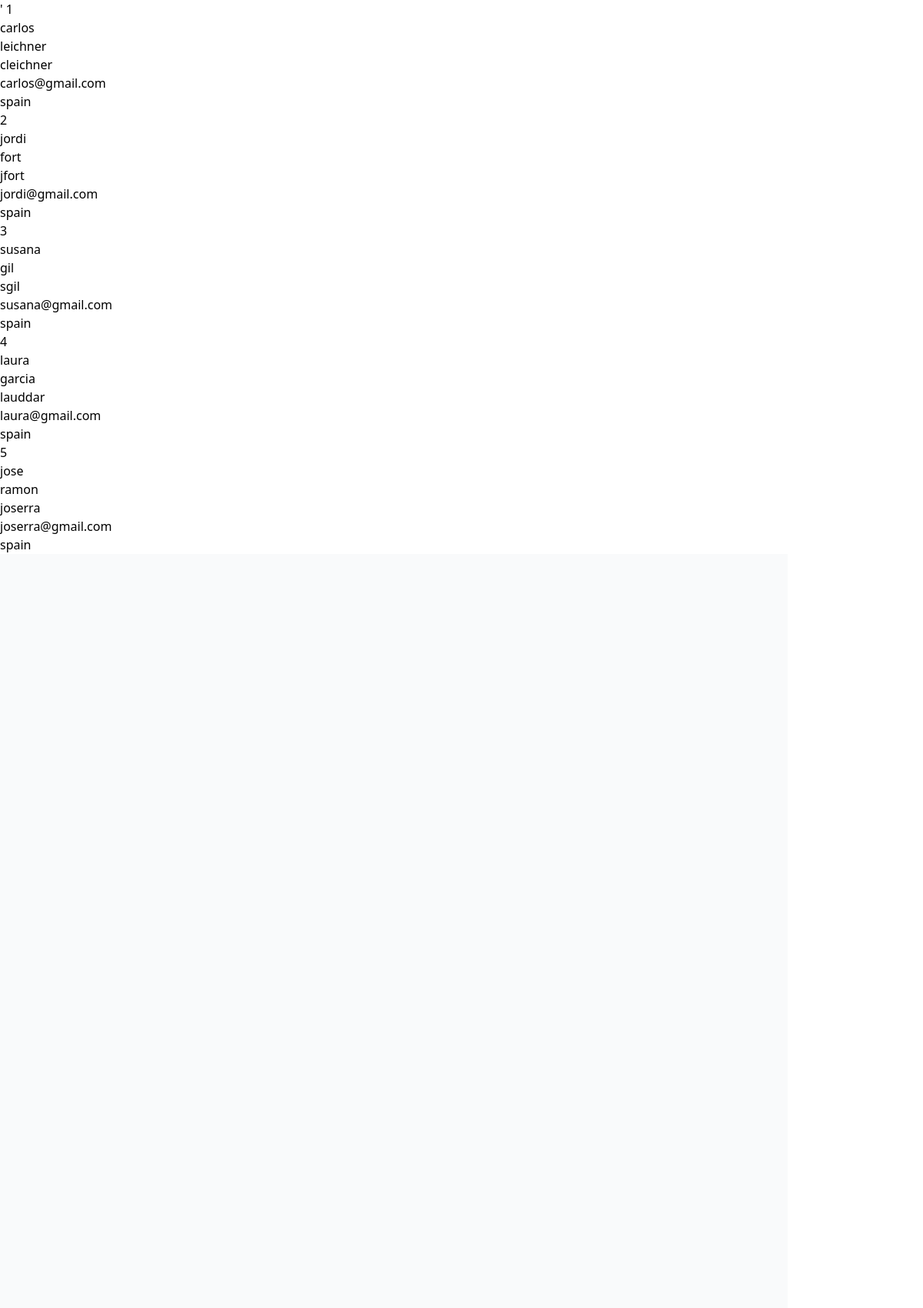
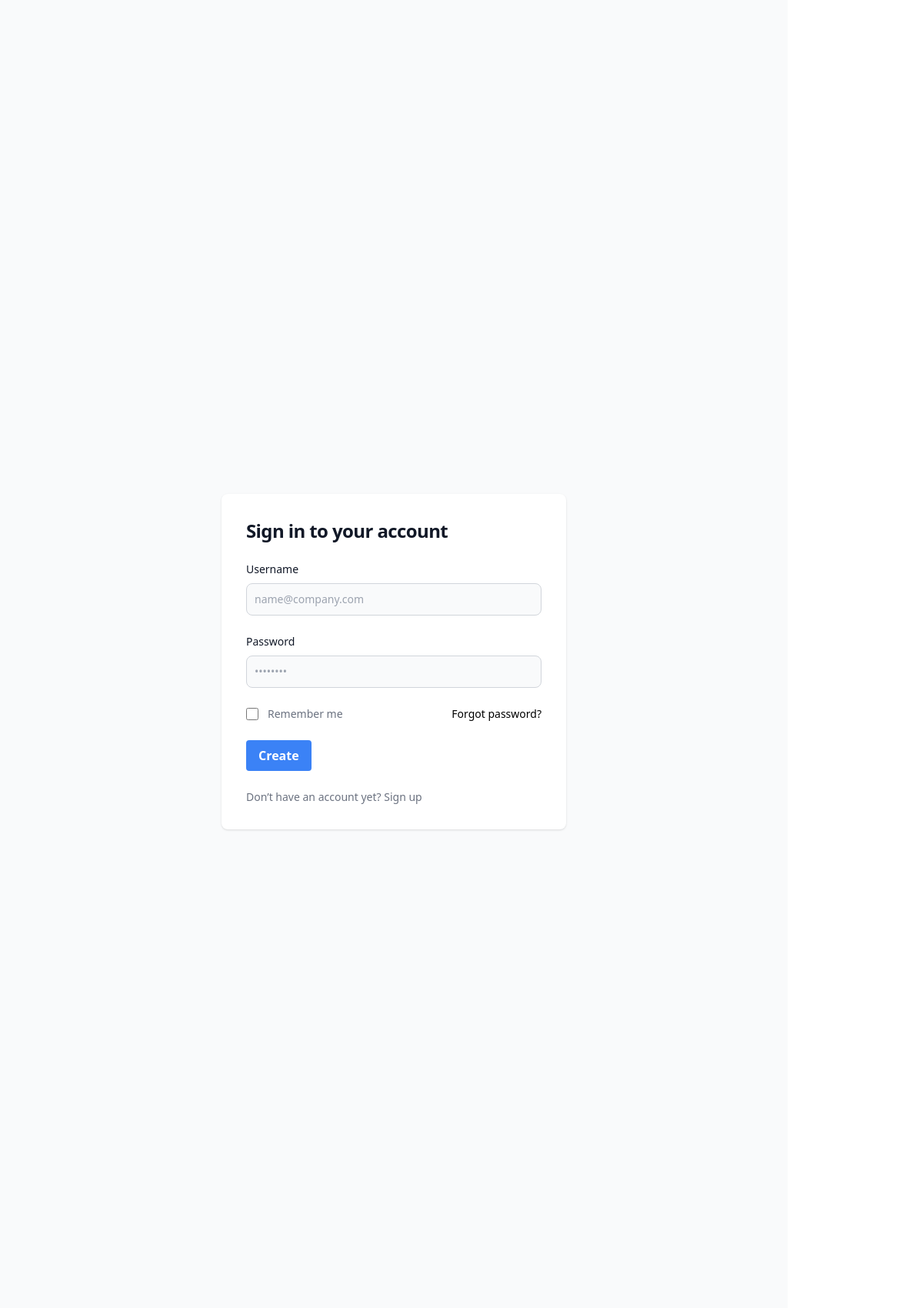
The page / (upper part) on the database its author committed (2 pictures, top to bottom).
### tables this page shows
CREATE TABLE `user` (
  `id_user` int(11) NOT NULL,
  `name` varchar(250) NOT NULL,
  `lastname` varchar(250) NOT NULL,
  `alias` varchar(255) NOT NULL,
  `nationality` varchar(250) NOT NULL,
  `rang` bigint(20) NOT NULL,
  `register_date` date NOT NULL,
  `win_games` int(11) NOT NULL,
  `draw_games` int(11) NOT NULL,
  `lose_game` int(11) NOT NULL,
  `email` varchar(250) NOT NULL,
  `password` varchar(250) NOT NULL
);

### inc/login.php (the view, shortened to what this page needs)
<?php
 require "config.php";
$sql= "SELECT * FROM user";
$result = $link->query($sql);
while($row = $result->fetch_assoc()){
  echo "
  <tr>
  <td>$row[id_user]</br></td>
  <td>$row[name]</br></td>
  <td>$row[lastname]</br></td>
  <td>$row[alias]</br></td>
  <td>$row[email]</br></td>
  <td>$row[nationality]</br></td>
  </tr>
  ";
}
 ?>
<!doctype html>
<html>
<head>
  <link href="input.css" rel="stylesheet">
  <script src="https://cdn.tailwindcss.com"></script>
</head>
<body>
<form method ="post">
  <section class="bg-gray-50 dark:bg-gray-900">
    <div class="flex flex-col items-center justify-center px-6 py-8 mx-auto md:h-screen lg:py-0">
        <div class="w-full bg-white rounded-lg shadow dark:border md:mt-0 sm:max-w-md xl:p-0 dark:bg-gray-800 dark:border-gray-700">
            <div class="p-6 space-y-4 md:space-y-6 sm:p-8">
                <h1 class="text-xl font-bold leading-tight tracking-tight text-gray-900 md:text-2xl dark:text-white">
                    Sign in to your account
                </h1>
                <form class="space-y-4 md:space-y-6" action="#">
                    <div>
                        <label for="email" class="block mb-2 text-sm font-medium text-gray-900 dark:text-white">Username</label>
                        <input type="email" name="email" class="bg-gray-50 border border-gray-300 text-gray-900 sm:text-sm rounded-lg focus:ring-primary-600 focus:border-primary-600 block w-full p-2.5 dark:bg-gray-700 dark:border-gray-600 dark:placeholder-gray-400 dark:text-white dark:focus:ring-blue-500 dark:focus:border-blue-500" placeholder="name@company.com" required="">
                    </div>
                    <div>
                        <label for="password" class="block mb-2 text-sm font-medium text-gray-900 dark:text-white">Password</label>
                        <input type="password" name="password" placeholder="••••••••" class="bg-gray-50 border border-gray-300 text-gray-900 sm:text-sm rounded-lg focus:ring-primary-600 focus:border-primary-600 block w-full p-2.5 dark:bg-gray-700 dark:border-gray-600 dark:placeholder-gray-400 dark:text-white dark:focus:ring-blue-500 dark:focus:border-blue-500" required="">
                    </div>
                    <div class="flex items-center justify-between">
                        <div class="flex items-start">
                            <div class="flex items-center h-5">
                              <input id="remember" aria-describedby="remember" type="checkbox" class="w-4 h-4 border border-gray-300 rounded bg-gray-50 focus:ring-3 focus:ring-primary-300 dark:bg-gray-700 dark:border-gray-600 dark:focus:ring-primary-600 dark:ring-offset-gray-800" required="">
                            </div>
                            <div class="ml-3 text-sm">
                              <label for="remember" class="text-gray-500 dark:text-gray-300">Remember me</label>
                            </div>
                        </div>
                        <a href="#" class="text-sm font-medium text-primary-600 hover:underline dark:text-primary-500">Forgot password?</a>
                    </div>
                    <button class="bg-blue-500 hover:bg-blue-700 text-white font-bold py-2 px-4 rounded text-center">
                      Create
                      </button>
                      <p class="text-sm font-light text-gray-500 dark:text-gray-400">
                        Don’t have an account yet? <a href="index.php?page=create" class="font-medium text-primary-600 hover:underline dark:text-primary-500">Sign up</a>
                    </p>
                </form>
            </div>
        </div>
    </div>
  </section>
</form>
</body>
</html>

### index.php (shortened to what this page needs)
<!DOCTYPE html>
<?php include('inc/router.php');?>
<?php
    $page = "";
    if(isset($_GET['page'])) {
        $page=$_GET['page'];
    }
    else{
        $page="";
    }
?>
<html lang="es">
  <head>
  </head>
  <body>
     <div class="container">
        <?php loadContent($page); ?>
     </div>
  </body>
</html>

### inc/router.php (shortened to what this page needs)
<?php
function loadContent($id_page) {
    if((!isset($id_page)) || $id_page=="") {
        $id_page="";
    }
    switch ($id_page) {
        case "":
            include 'inc/login.php';
            break;
    }
}

### rows shown on the page
user: id_user "1", name "carlos", lastname "leichner", alias "cleichner", email "carlos@gmail.com", nationality "spain"
user: id_user "2", name "jordi", lastname "fort", alias "jfort", email "jordi@gmail.com", nationality "spain"
user: id_user "3", name "susana", lastname "gil", alias "sgil", email "susana@gmail.com", nationality "spain"
user: id_user "4", name "laura", lastname "garcia", alias "lauddar", email "laura@gmail.com", nationality "spain"
user: id_user "5", name "jose", lastname "ramon", alias "joserra", email "joserra@gmail.com", nationality "spain"
